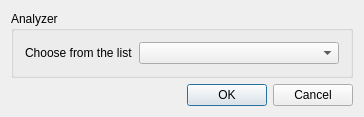
<?xml version="1.0" encoding="UTF-8"?>
<ui version="4.0">
 <class>RAnalysisDialogUi</class>
 <widget class="QWidget" name="RAnalysisDialogUi">
  <property name="geometry">
   <rect>
    <x>0</x>
    <y>0</y>
    <width>343</width>
    <height>102</height>
   </rect>
  </property>
  <property name="windowTitle">
   <string>Analysis</string>
  </property>
  <layout class="QVBoxLayout" name="verticalLayout_2">
   <item>
    <widget class="QGroupBox" name="analyzerGroupBox">
     <property name="title">
      <string>Analyzer</string>
     </property>
     <layout class="QHBoxLayout" name="horizontalLayout_2">
      <item>
       <widget class="QLabel" name="analyzerLabel">
        <property name="text">
         <string>Choose from the list</string>
        </property>
        <property name="buddy">
         <cstring>analyzerComboBox</cstring>
        </property>
       </widget>
      </item>
      <item>
       <widget class="QComboBox" name="analyzerComboBox">
        <property name="sizePolicy">
         <sizepolicy hsizetype="Maximum" vsizetype="Fixed">
          <horstretch>0</horstretch>
          <verstretch>0</verstretch>
         </sizepolicy>
        </property>
        <property name="minimumSize">
         <size>
          <width>200</width>
          <height>0</height>
         </size>
        </property>
        <property name="sizeAdjustPolicy">
         <enum>QComboBox::AdjustToContentsOnFirstShow</enum>
        </property>
       </widget>
      </item>
     </layout>
    </widget>
   </item>
   <item>
    <layout class="QHBoxLayout" name="horizontalLayout">
     <item>
      <spacer name="horizontalSpacer">
       <property name="orientation">
        <enum>Qt::Horizontal</enum>
       </property>
       <property name="sizeHint" stdset="0">
        <size>
         <width>40</width>
         <height>20</height>
        </size>
       </property>
      </spacer>
     </item>
     <item>
      <widget class="QPushButton" name="okButton">
       <property name="text">
        <string>OK</string>
       </property>
       <property name="default">
        <bool>true</bool>
       </property>
      </widget>
     </item>
     <item>
      <widget class="QPushButton" name="cancelButton">
       <property name="text">
        <string>Cancel</string>
       </property>
      </widget>
     </item>
    </layout>
   </item>
  </layout>
 </widget>
 <layoutdefault spacing="6" margin="11"/>
 <tabstops>
  <tabstop>analyzerComboBox</tabstop>
  <tabstop>okButton</tabstop>
  <tabstop>cancelButton</tabstop>
 </tabstops>
 <resources/>
 <connections/>
</ui>
